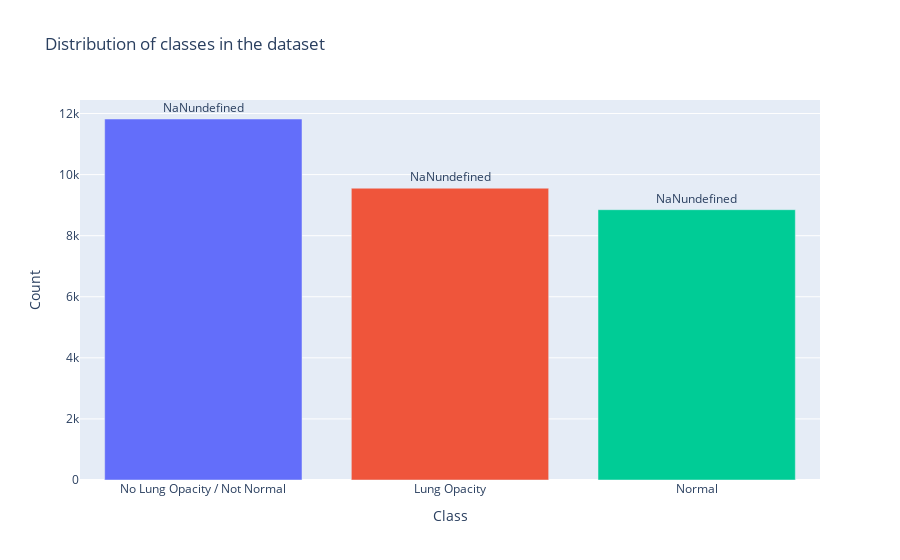

The cell this chart's notebook holds for it:
### Markdown cell above
## Distribution of the classes in the dataset

### Code cell
df_to_plot = class_info_df['class'].value_counts().reset_index()

fig = px.bar(df_to_plot, x='class', y='count', text='class', color='class', title='Distribution of classes in the dataset')
fig.update_traces(texttemplate='%{text:.2s}', textposition='outside')
fig.update_layout(xaxis_title='Class', yaxis_title='Count', showlegend=False)
fig.show()

### Figure 1 — Plotly figure (JSON) as saved in the notebook; plotly's stock layout.template omitted (floating-point values rounded to 4 significant figures)
{"data": [{"alignmentgroup": "True", "hovertemplate": "class=%{text}<br>count=%{y}<extra></extra>", "legendgroup": "No Lung Opacity / Not Normal", "marker": {"color": "#636efa", "pattern": {"shape": ""}}, "name": "No Lung Opacity / Not Normal", "offsetgroup": "No Lung Opacity / Not Normal", "orientation": "v", "showlegend": true, "text": ["No Lung Opacity / Not Normal"], "textposition": "outside", "texttemplate": "%{text:.2s}", "type": "bar", "x": ["No Lung Opacity / Not Normal"], "xaxis": "x", "y": [11821], "yaxis": "y"}, {"alignmentgroup": "True", "hovertemplate": "class=%{text}<br>count=%{y}<extra></extra>", "legendgroup": "Lung Opacity", "marker": {"color": "#EF553B", "pattern": {"shape": ""}}, "name": "Lung Opacity", "offsetgroup": "Lung Opacity", "orientation": "v", "showlegend": true, "text": ["Lung Opacity"], "textposition": "outside", "texttemplate": "%{text:.2s}", "type": "bar", "x": ["Lung Opacity"], "xaxis": "x", "y": [9555], "yaxis": "y"}, {"alignmentgroup": "True", "hovertemplate": "class=%{text}<br>count=%{y}<extra></extra>", "legendgroup": "Normal", "marker": {"color": "#00cc96", "pattern": {"shape": ""}}, "name": "Normal", "offsetgroup": "Normal", "orientation": "v", "showlegend": true, "text": ["Normal"], "textposition": "outside", "texttemplate": "%{text:.2s}", "type": "bar", "x": ["Normal"], "xaxis": "x", "y": [8851], "yaxis": "y"}], "layout": {"barmode": "relative", "legend": {"title": {"text": "class"}, "tracegroupgap": 0}, "showlegend": false, "title": {"text": "Distribution of classes in the dataset"}, "xaxis": {"anchor": "y", "categoryarray": ["No Lung Opacity / Not Normal", "Lung Opacity", "Normal"], "categoryorder": "array", "domain": [0, 1], "title": {"text": "Class"}}, "yaxis": {"anchor": "x", "domain": [0, 1], "title": {"text": "Count"}}}}
